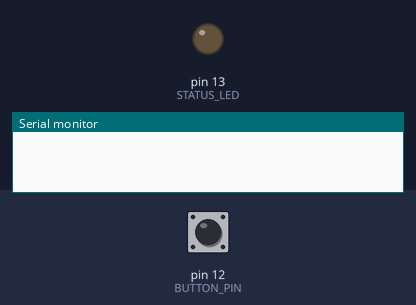
Bench run of a program on a simulated Arduino Uno, built with avr-gcc and run on an emulated ATmega328P. On the bench: output pins drawn as LEDs (lit = HIGH), the last lines printed to the serial monitor. Dashed ring = blinking. The inputs (shaded band) are chosen by the test bench; at power-on: pin 12 (BUTTON_PIN) LOW.

Above: at 1.2 s.
1.3 s: pin 12 (BUTTON_PIN) pulled HIGH for 1 s
At 1.46 s:
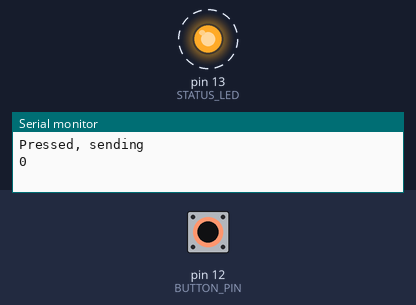
4.3 s: pin 12 (BUTTON_PIN) pulled HIGH for 3.2 s
At 8.8 s:
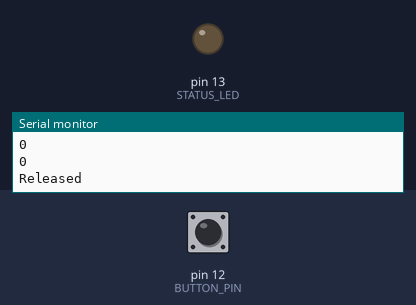
Timing chart, 0 to 10.3 s (numbered marks = the images above; inputs shaded):
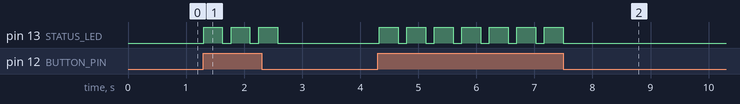

The program:

main.cpp
```cpp
/*
  Demonstrates how to read and send IR codes using Arduino. The sketch reads the IR code received from a Sony Tv remote
  and sends the read code to the Tv when the user presses a pushbutton.
*/

#include <IRremote.h>

const int IR_RECEIVE_PIN = 11;
const int IR_SEND_PIN = 3;
const int BUTTON_PIN = 12;
const int STATUS_LED = 13;

decode_results results;
IRrecv irrecv(IR_RECEIVE_PIN);
IRsend irsend;
unsigned long receivedCode;
int buttonState;
int previousButtonState = 0;

void setup()
{
  Serial.begin(9600);
  pinMode(BUTTON_PIN, INPUT);
  pinMode(STATUS_LED, OUTPUT);
  irrecv.enableIRIn();
}

void sendCode(unsigned long receivedCode)
{
  digitalWrite(STATUS_LED, HIGH);

  //Sony requires the same code to be sent three times
  for (int i = 0; i < 3; i++)
  {
    irsend.sendSony(receivedCode, 12);
    Serial.println(receivedCode, HEX);
    delay(40);
  }

  digitalWrite(STATUS_LED, LOW);
}

void saveReceiveCode()
{
  if (irrecv.decode(&results))
  {
    Serial.println(results.value, HEX);
    receivedCode = results.value;
    irrecv.resume(); // Receive the next value
  }
}

void loop()
{
  buttonState = digitalRead(BUTTON_PIN);
  if (previousButtonState == HIGH && buttonState == LOW)
  {
    Serial.println("Released");
    irrecv.enableIRIn(); // Re-enable receiver
  }

  if (buttonState)
  {
    Serial.println("Pressed, sending");
    sendCode(receivedCode);
    delay(50); // Wait a bit between retransmissions
  }
  else if (irrecv.decode(&results))
  {
    saveReceiveCode();
  }
  previousButtonState = buttonState;
  delay(100);
}
```

Measured:
- after the input at 1.3 s, pin 13 (STATUS_LED): alternates HIGH for 0.32 s and LOW for 0.15 s, 6 changes in all, then stays LOW, starting at once
- after the input at 4.3 s, pin 13 (STATUS_LED): alternates HIGH for 0.32 s and LOW for 0.15 s, 14 changes in all, then stays LOW, starting at once
